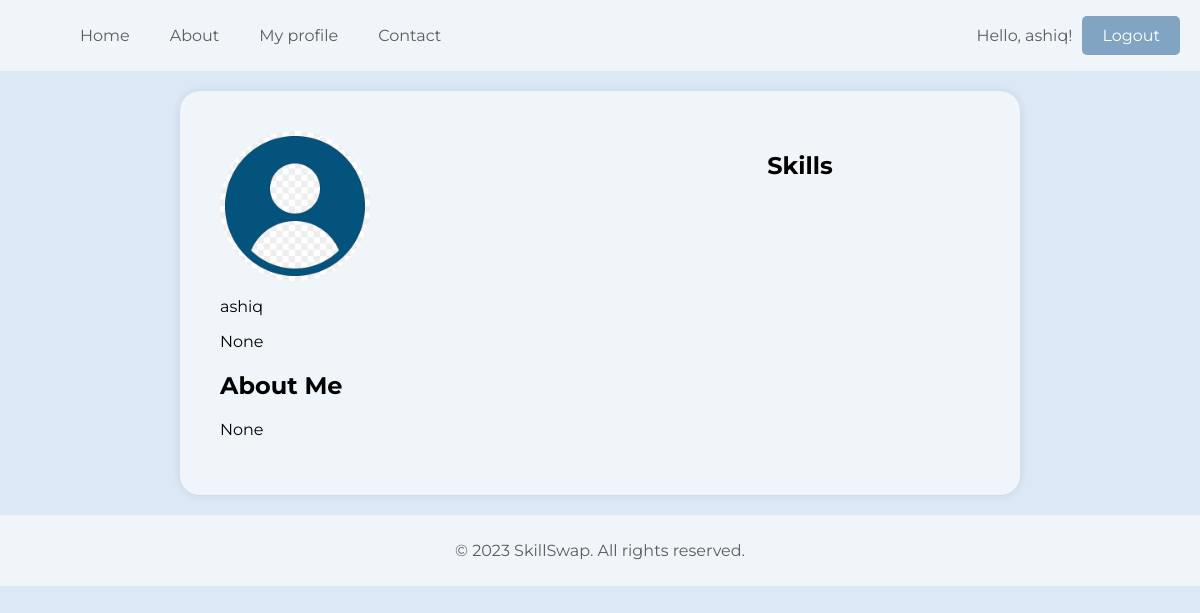
The page /profile/ashiq/ (signed in) on the database as committed earlier.
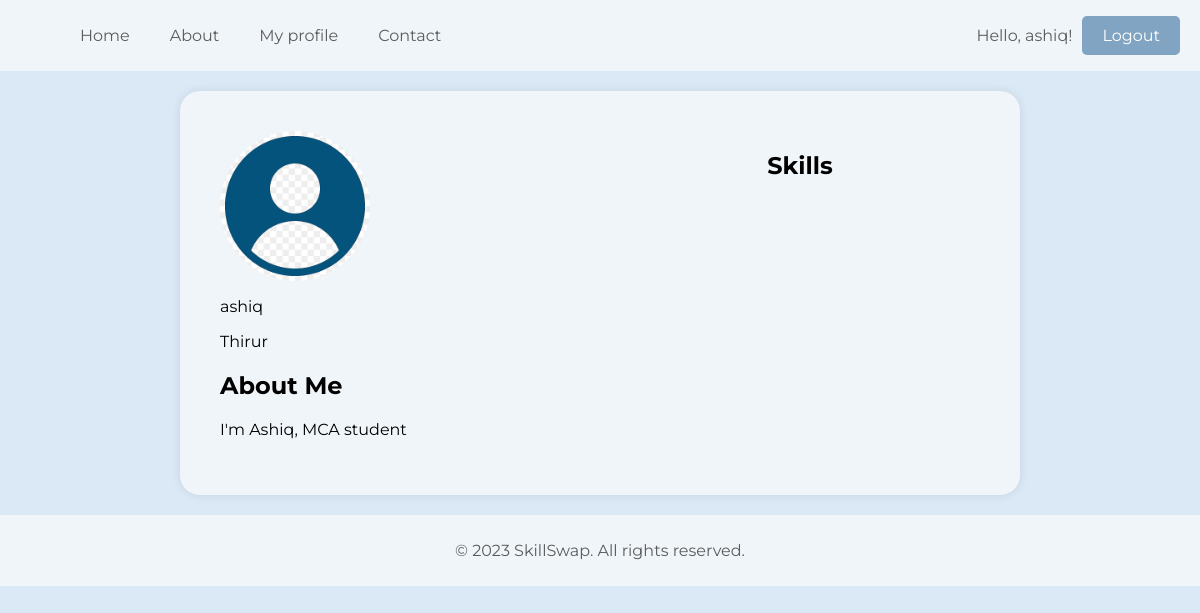
The same page on the database as committed later.
### Skill/models.py (models this page shows, shortened)
class CustomUser(AbstractUser):
    email = models.EmailField(unique=True)
    profile_picture = models.ImageField(upload_to='profile_pictures/', null=True, blank=True)
    city = models.CharField(max_length=100, null=True, blank=True)
    about_me = models.TextField(null=True, blank=True)

### Skill/views.py (the view)
# urls.py: path('profile/<str:username>/', views.view_other_user_profile, name='profile'),
@login_required(login_url='login')
def view_other_user_profile(request, username):
    user_profile = CustomUser.objects.get(username=username)
    user_skills = user_profile.skills.all()
    return render(request, 'profile.html', {'user': user_profile, 'user_skills': user_skills})

### Skill/templates/profile.html (shortened to what this page needs)
<!DOCTYPE html>
<html lang="en">
<head>
</head>
<body>
    <header>
        <nav>
            <ul>
                <li><a href="{% url 'home' %}">Home</a></li>
                <li><a href="#">About</a></li>
                <li><a href="{% url 'profile' %}">My profile</a></li>
                <li><a href="#">Contact</a></li>
            </ul>
        </nav>
            <div class="user-info">
                <p>Hello, {{ user.username }}!</p>
                <a href="{% url 'logout' %}" class="btn btn-primary" id="logout-link">Logout</a>
            </div>
    </header>
    <div class="profile-container">
        <div class="profile-left">
                {% if user.profile_picture %}
                    <div class="profile-picture" style="background-image: url('{{ user.profile_picture.url }}');"></div>
                {% else %}
                    <div class="profile-picture" style="background-image: url('/static/Images/profile_default.png');"></div>
                {% endif %}
                <p>{{ user.username }}</p>
                <p>{{ user.city }}</p>
            <h2>About Me</h2>
            <p>
                {{ user.about_me }}
            </p>
        </div>
        <div class="profile-right">
            <h2>Skills</h2>
        </div>
    </div>
    <footer>
        <p>&copy; 2023 SkillSwap. All rights reserved.</p>
    </footer>
</body>
</html>

### Skill/templates/profile.html (style rules this page uses)
body { font-family: 'Montserrat', sans-serif; background-color: #dbe9f6; margin: 0; padding: 0; }
header { background-color: #f0f5f9; color: #5c5c5c; display: flex; justify-content: space-between; align-items: center; padding: 10px 20px; }
nav ul { list-style: none; display: flex; align-items: center; }
nav a { text-decoration: none; color: #5c5c5c; margin: 0 20px; }
.user-info { display: flex; align-items: center; }
.user-info p { margin-right: 10px; }
footer { background-color: #f0f5f9; color: #5c5c5c; text-align: center; padding: 10px 0; }
.profile-container { max-width: 800px; margin: 20px auto; background-color: #f0f5f9; box-shadow: 0 0 10px rgba(0, 0, 0, 0.1); display: flex; padding: 20px; border-radius: 20px; }
.profile-left { flex: 1; padding: 20px; text-align: left; }
.profile-right { flex: 1; padding: 20px; text-align: center; display: flex; flex-direction: column; }
.profile-picture { width: 150px; height: 150px; border-radius: 50%; background-color: #80a4c2; background-size: cover; background-position: left; }
.btn { display: inline-block; padding: 10px 20px; background-color: #80a4c2; color: #fff; border: none; border-radius: 5px; text-decoration: none; transition: background-color 0.3s; }

Rows that differ between the two databases and show on the page:
changed CustomUser "ashiq": city "None" → "Thirur"; about_me "None" → "I'm Ashiq, MCA student"
